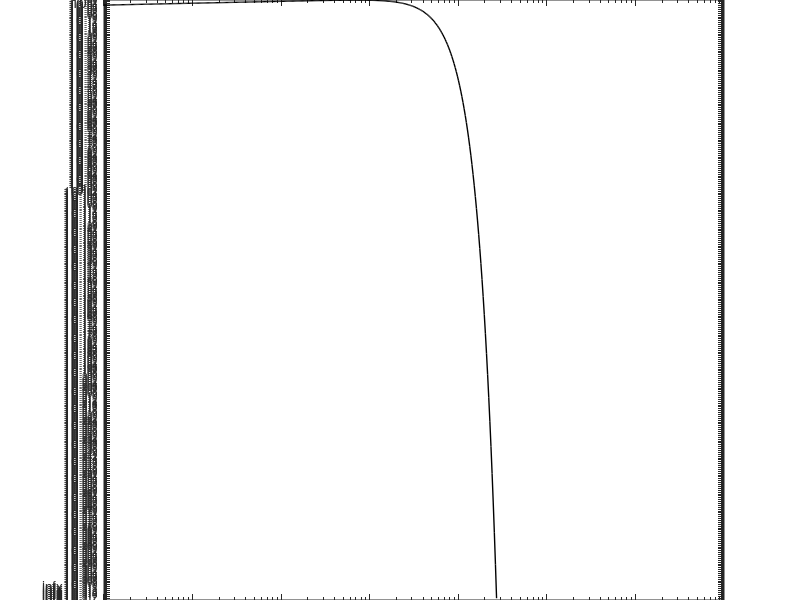

Write MATLAB code to recreate this figure. (Note: this script raises an error after producing the figure.)

% 2016 08 09  Compare results for phasor summation for mixed assemblages

%addpath '/mnt/storage/modeling_code_current/'
%addpath '/mnt/storage/analysis_code_current/'
addpath '~/wjl/misc_matlab_code/saveSameSize'

base_path = '~/wjl/echo_stat_figs';

% Make save path
str = strsplit(mfilename('fullpath'),'/');
str = str{end};
save_path = fullfile(base_path,str);
if ~exist(save_path,'dir')
    mkdir(save_path);
end

% Set param
ka_all = [5,8,14];
M = 20;
Ns_all = [1,10,50];
Nw = 100;
pingnum_str = '1e7';
pingnum = eval(pingnum_str);

npt = 120;  % number of points for pe kde estimation


% Set simulated data path
simu_path = 'simulation_mixed_assem_loop_20160809_set1';

% Plot and cmp
for iNs=1:length(Ns_all)
    disp(sprintf('Ns=%d',Ns_all(iNs)));
    save_fname = sprintf('%s_Ns%02d_smpl%s',str,Ns_all(iNs),pingnum_str);

    fig = figure;
    xr = logspace(-3,log10(2000),500);  % standard
    rayl = raylpdf(xr,1/sqrt(2));
    loglog(xr,rayl,'k','linewidth',1);
    hold on

    for iKA=1:length(ka_all)
        simu_file = sprintf('pnum_%s_ka%dpi_M%d_Nw%d_Ns%d.mat',...
           pingnum_str,ka_all(iKA),M,Nw,Ns_all(iNs));
        E = load(fullfile(base_path,simu_path,simu_file));
        %[x,p_x] = findEchoDist(E.env/sqrt(mean(E.env.^2)),npt);
        [p_x,x] = findEchoDist_kde(E.env/sqrt(mean(E.env.^2)),npt);
        loglog(x,p_x,'linewidth',1);
    end
    xlabel('Normalized echo amplitude','fontsize',16);
    ylabel('PDF','fontsize',16);
    title(sprintf('Ns=%d, smplN=%s',Ns_all(iNs),pingnum_str),...
          'fontsize',18);
    legend('Rayleigh','ka=5pi','ka=8pi','ka=14pi');
    set(ll,'fontsize',18);
    set(gca,'fontsize',14)
    xlim([1e-3 1e2]);
    ylim([1e-6 1e3]);

    saveas(fig,[fullfile(save_path,save_fname),'.fig'],'fig');
    saveSameSize_100(fig,'file',[fullfile(save_path,save_fname),'.png'],...  
                     'format','png');

end


